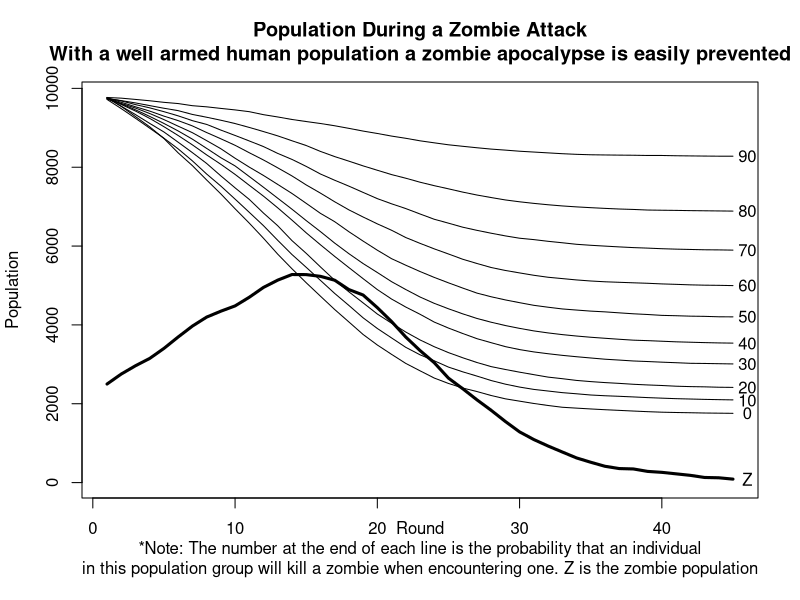
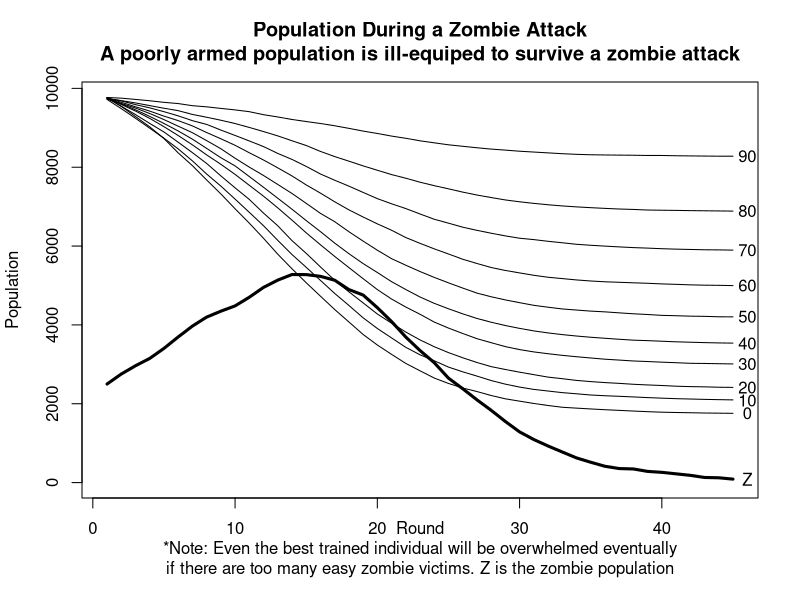
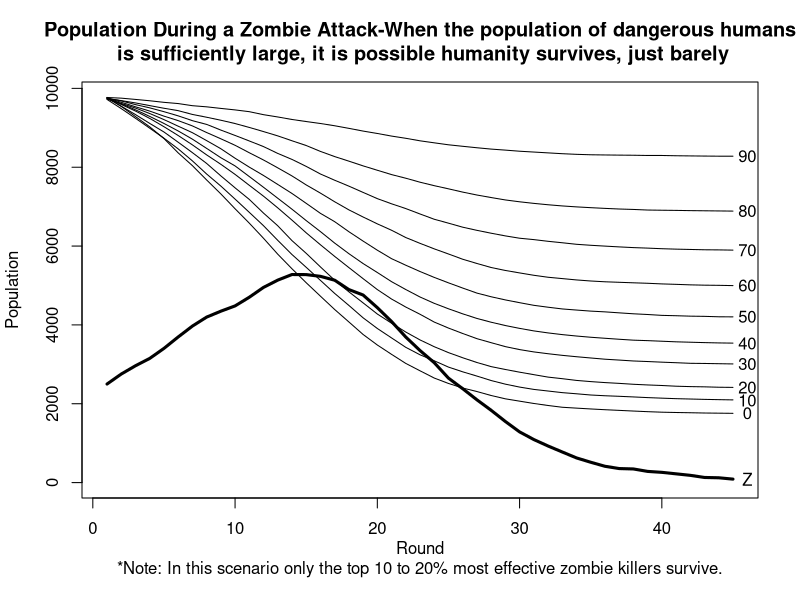

Write the R code that produced these figures, in order.
# The Dynamics of a Zombie Apocalypse

# Zombies vs Humans Agent Based Simulation

# This simulation is a simple repeated matching simulation in which each agent is matched with a random different agent.

# I believe this is an appropriate way of modelling a human zombie exchange as portrayed in the movies.  Generally speaking, each encounter can be thought of as a probabilistic draw in which either the human becomes zombified or the zombie is permanently killed.

# Agents all start out as humans (except a random percent which are initially zombified).  Each human is defined on a scale of 0 to 90 percentile with increments of 10 which reflect the chance of that human vanquishing a zombie that the human encountered or being in turn vanquished.

# If a human is vanquished a zombie is added to the zombie population.

# number of humans (approximated due to rounding issues)
start.humans = 100000

# matrix of humand types
htypes = seq(0,90,10)

# Frequency of each time of human from 0 to 90 percentile.
# This number is only relative to the scale of the other frequencies so long as it is positive.
# Thus if only type of human had a 5 then it would be 5 times more likely than a type of human with a frequency of 1.
freq = rep(1,length(htypes))

# frequency is the most important parameter choice in the model as will be seen below.

# Bind the information into a single matrix.
human.types = cbind(htypes,freq)

# Now we calculate what percentage of our start.humans are each type.
perc = round((freq/sum(freq))*start.humans)

# Finally we generate our moving things data.
# Initially the only thing moving is humans.
walking.things = rep(htypes,perc)

# Looking good
walking.things

# Some percentage of the humans are initially infected.
infected.per = .025

# Calculate the  number initially that become infected.
nselected = round(start.humans*infected.per)

# Now we randomly select the humans infected initially.
initial.zombies = sample(1:length(walking.things), nselected)

walking.things=c(walking.things[-initial.zombies], rep(-77,nselected))
             
# -77 Is the number for a zombie.
      
# After the intial infection phase peopole get their guns out and start acting defensively.
walking.things

# Percent zombies
perc.zombies = mean(walking.things==-77)

# Total population (living and dead)
nthings.vector = nthings = length(walking.things)

# Count the number of zombies
nzombies = sum(walking.things==-77)

# Count the number of humans
nhumans = sum(walking.things!=-77)

  nhumans0  = sum(walking.things==00)
  nhumans10 = sum(walking.things==10)
  nhumans20 = sum(walking.things==20)
  nhumans30 = sum(walking.things==30)
  nhumans40 = sum(walking.things==40)
  nhumans50 = sum(walking.things==50)
  nhumans60 = sum(walking.things==60)
  nhumans70 = sum(walking.things==70)
  nhumans80 = sum(walking.things==80)
  nhumans90 = sum(walking.things==90)


# This command pairs up a vector.  It is used to match humans with zombies.
pairup = function(x, unmatched.self=T) {
  
  # Calculate the length of the x vector.
  xleng = length(x)
  
  # This checks if the input vector is a scalar.
  if (xleng==1) x = 1:(xleng=x)
  
  # Half the length of x rounded down.
  hleng = floor(xleng/2)
  
  # Randomize x
  x <- x[order(runif(xleng))]
  
  pairs = cbind(x[1:hleng],x[(hleng+1):(2*hleng)])
  
  # If there is a odd number of xs then this will match the remaining unmatched x with itself if unmatched.self is T. 
  if ((unmatched.self)&(xleng/2!=hleng)) pairs=rbind(pairs, c(x[2*hleng+1]))
  
  return (pairs)
}

#
max.rounds = 45

# Let's start the simulation:
n = 1
while  (nzombies[n]>0 & nhumans[n]>0 & n<max.rounds) {
  n = n+1
  
  # This calls the previously defined function pairup to match two different individuals together.
  # This matches them by position in the walking.things vector.
  encounter=pairup(nthings)
  
  # This assigns to the matrix the values
  types = cbind(walking.things[encounter[,1]],walking.things[encounter[,2]])

  # Create a vector of terminated or zombified things
  conflict = types*0
     # 0 Unresolved
     # 1 Zombified
     # 2 Permenent Death
     # 3 No conflict
     # 4 win conflict
   
   # This code will check if a zombie is in the right column and human in the left.
   hvz = (types[,2]==-77)&(types[,1]>=0)
     # If so, the human and zombie places will be switched.
     types.temp = types
     types[hvz,1]=types.temp[hvz,2]
     types[hvz,2]=types.temp[hvz,1]
     
     encounter.temp = encounter
     encounter[hvz,1]=encounter.temp[hvz,2]
     encounter[hvz,2]=encounter.temp[hvz,1]
     
   # Zombie encounters human
   zvh = (types[,1]==-77)&(types[,2]>=0)
     # Calculate the win count of the conflict
     win.zvh = (runif(sum(zvh))>types[zvh,2]/100)
     
     # Translate a zombie win onto the conflict map
     conflict[zvh,1][win.zvh]=4
     conflict[zvh,2][win.zvh]=1    
     
     # Translate a human win onto the conflict map
     conflict[zvh,1][!win.zvh]=2
     conflict[zvh,2][!win.zvh]=4

     # Resolve non-conflict. Zombies don't fight zombies and humans don't fight humans.
     conflict[types[,1]==types[,2],] = 3
     conflict[(types[,1]>=0)&(types[,2]>=0),] = 3
     
   # Finally, adjust the walking.things vector to adjust for the changes.
   # Zombify some
   walking.things[encounter[conflict==1]] = -77
     
   # Remove others
   walking.things=walking.things[-encounter[conflict==2]]

  # Store stats
  # Percent zombies
  perc.zombies = c(perc.zombies, mean(walking.things==-77))

  # Total population (living and dead)
  nthings = length(walking.things)
  nthings.vector = c(nthings.vector, nthings)

  # Count the number of zombies
  nzombies = c(nzombies, sum(walking.things==-77))

  # Count the number of humans and save them to vectors
  nhumans = c(nhumans,  sum(walking.things!=-77))
  
  nhumans0  = c(nhumans0,   sum(walking.things==0))
  nhumans10 = c(nhumans10,  sum(walking.things==10))
  nhumans20 = c(nhumans20,  sum(walking.things==20))
  nhumans30 = c(nhumans30,  sum(walking.things==30))
  nhumans40 = c(nhumans40,  sum(walking.things==40))
  nhumans50 = c(nhumans50,  sum(walking.things==50))
  nhumans60 = c(nhumans60,  sum(walking.things==60))
  nhumans70 = c(nhumans70,  sum(walking.things==70))
  nhumans80 = c(nhumans80,  sum(walking.things==80))
  nhumans90 = c(nhumans90,  sum(walking.things==90))

}

# Count the number of rounds completed.
nrounds.completed = length(nhumans0)

plot(c(1,nrounds.completed), c(0,max(nhumans0,nzombies)), type="n",
     ylab="Population", xlab="Round\n*Note: The number at the end of each line is the probability that an individual\nin this population group will kill a zombie when encountering one. Z is the zombie population"
     , main="Population During a Zombie Attack\nWith a well armed human population a zombie apocalypse is easily prevented")
for (i in seq(0,90,10)) {
  lines(get(paste("nhumans",i,sep="")))
  text(nrounds.completed+1, get(paste("nhumans",i,sep=""))[nrounds.completed], i)
}
lines(nzombies, lwd=3)
  text(nrounds.completed+1, nzombies[nrounds.completed], "Z")

# However, this equal proportion of highely effective zombie killers to very ineffective zombie killers in unrepresentational of typical zombie movies or games.

# I will instead rerun the simulation with a larger percentage of low ability humans.
htypes = seq(0,90,10)
freq = 10:1

# .... using same code as above but with new human population proportions

nrounds.completed = length(nhumans0)

plot(c(1,nrounds.completed), c(0,max(nhumans0,nzombies)), type="n",
     ylab="Population", xlab="Round\n*Note: Even the best trained individual will be overwhelmed eventually\nif there are too many easy zombie victims. Z is the zombie population"
     , main="Population During a Zombie Attack\nA poorly armed population is ill-equiped to survive a zombie attack")
for (i in seq(0,90,10)) {
  lines(get(paste("nhumans",i,sep="")))
  text(nrounds.completed+1, get(paste("nhumans",i,sep=""))[nrounds.completed], i)
}
lines(nzombies, lwd=3)
  text(nrounds.completed+1, nzombies[nrounds.completed], "Z")

# Let's try one more variant with still more weak humans but a little better ratios.

htypes = seq(0,90,10)
freq = seq(5,1, length.out=10)

# .... using same code as above but with new human population proportions

nrounds.completed = length(nhumans0)

plot(c(1,nrounds.completed), c(0,max(nhumans0,nzombies)), type="n",
     ylab="Population", xlab="Round\n*Note: In this scenario only the top 10 to 20% most effective zombie killers survive."
     , main="Population During a Zombie Attack-When the population of dangerous humans\n is sufficiently large, it is possible humanity survives, just barely")
     
for (i in seq(0,90,10)) {
  lines(get(paste("nhumans",i,sep="")))
  text(nrounds.completed+1, get(paste("nhumans",i,sep=""))[nrounds.completed], i)
}
lines(nzombies, lwd=3)
  text(nrounds.completed+1, nzombies[nrounds.completed], "Z")

# Overall conclusion? Mandating zombie defense classes is the only way to be certain humanity will survive.
  